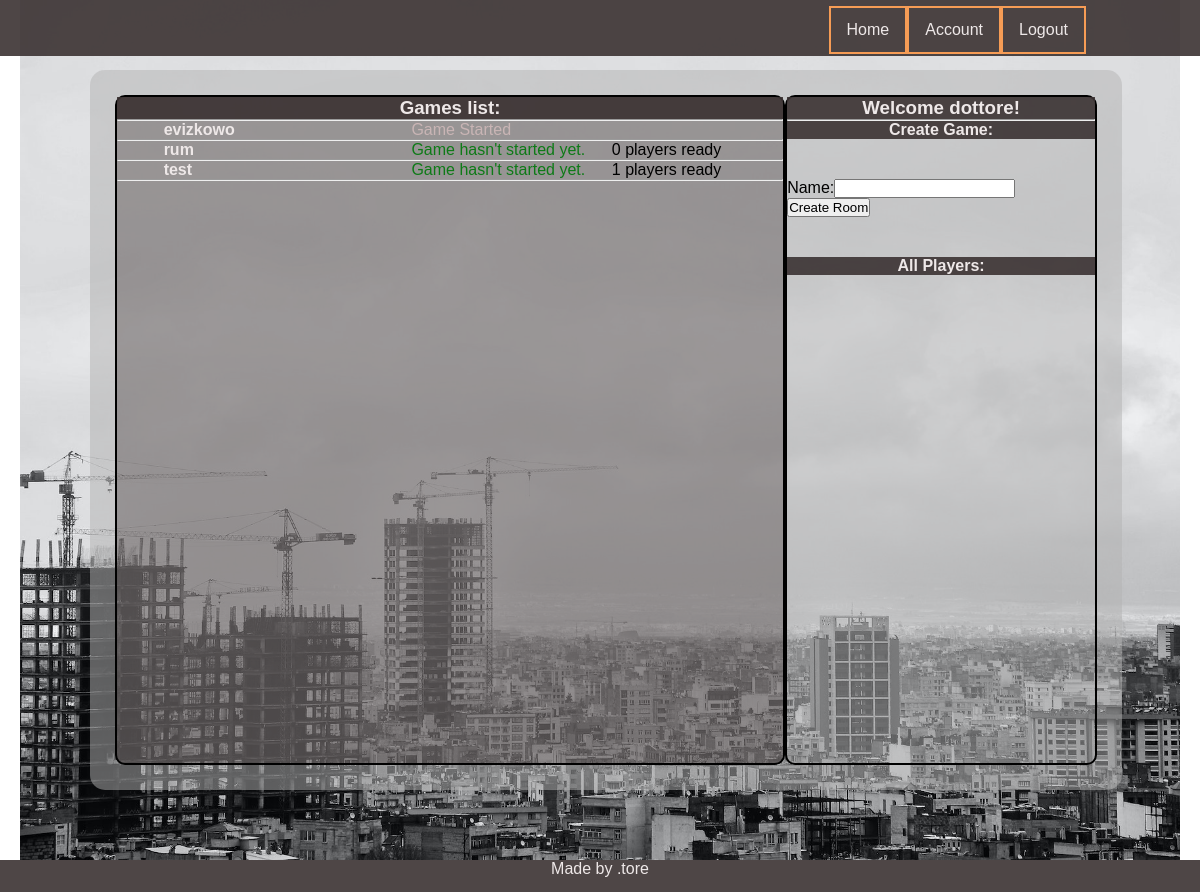
The app's page /player/home/s (signed in) with its own data.
### game/models.py (models this page shows, shortened)
class Game(models.Model):
    name = models.CharField(max_length=150)
    host = models.CharField(max_length=10)
    is_played = models.BooleanField(default=False)
    max_players = models.IntegerField(default=4)
    who_is_ready = models.ManyToManyField(Player, related_name="guys_ready", blank=True)
    who_is_playing = models.ManyToManyField(Player, related_name="guys_playing", blank=True)
    turn = models.IntegerField(default=1)
    turn_of_player = models.ForeignKey(Player, on_delete=models.CASCADE, related_name='czyja_tura', blank=True,
                                       null=True)
    @property
    def how_many_players_ready(self):
        return self.who_is_ready.count()

### player/models.py (models this page shows, shortened)
class Player(models.Model):
    name = models.ForeignKey(User,on_delete=models.CASCADE,related_name='player_name')
    parent= models.CharField(max_length = 10)
    nick = models.CharField(max_length=10 )
    in_game= models.BooleanField(default = False)
    money = models.IntegerField(default=150)
    position = models.IntegerField(default=1)
    tossed_dice= models.BooleanField(default=False)
    description = models.TextField(max_length = 300, null = True)
    def __str__(self):
        return self.nick

### player/views.py (the view)
# urls.py: path('home/s', home, name='home'),
@login_required
def home(request):
    usr = request.user.username
    player = Player.objects.get(parent=usr)
    games = Game.objects.all()
    form = CreateGame
    args = {'usr': usr, 'games': games, 'form' : form,'player':player}
    return render(request,'player/home.html', args)

### templates/player/home.html (shortened to what this page needs)
{% extends 'base.html' %} {% load static %}  {% block css %}
<link rel="stylesheet" href="{% static 'css/home.css' %}" />
{% endblock %} {% block content %}
<section class="lobby">
  <div class="__header">
    <h3>Games list:</h3>
  </div>
  <hr />
  <ul class="games_list">
    {% for g in games %}
    <div class="game_list__container">
      <li class="game_list__game">
        <a class="game_list__room" href="{% url 'detail' g.id %}">
          <strong>{{g.name}}</strong>
        </a>
        {% if g.is_played %}
        <span class="__game_status --gray">Game Started</span>
        {% else %}
        <span class="__game_status --green">Game hasn't started yet.</span>
        {% if g.how_many_players_ready == 4 %}
        <span class="__players_status --red"> Full</span> {% else %}
        <span class="__players_status">
          {{g.how_many_players_ready}} players ready{% endif %}
        </span>
        {% endif %}
      </li>
    </div>
    <hr />
    {% endfor %}
  </ul>
</section>
<section class="user_menu">
  <div class="__header">
    <h1>Welcome {{player}}!</h1>
  </div>
  <hr />
  <div class="__header">
    <h4>Create Game:</h4>
  </div>
  <form class="new_game_form" method="POST" action='{% url "new_room"%}'>
    {% csrf_token %} {{form}}
    <button type="submit" name="create" value="ok">Create Room</button>
  </form>
  <div class="__header">
    <h4>All Players:</h4>
  </div>
</section>
{% endblock %}

### static/css/main.css (style rules this page uses)
* { padding: 0; margin: 0; box-sizing: border-box; }
body { font-family: "Noto Sans JP", sans-serif; }
:root { --main-bg-color: hsla(0, 0%, 70%, 50%); --main-bars-color: rgba(59, 50, 50, 0.9); --main-color-alpha: rgba(39, 26, 26, 0.3); --main-gold-border: #f69c55; --font-color: rgb(238, 232, 232); }

### static/css/home.css (style rules this page uses)
.user_menu, .lobby { border: 2px solid black; border-radius: 10px; }
.lobby { width: 70%; background-color: var(--main-color-alpha); }
.__header { color: var(--font-color); background-color: var(--main-bars-color); text-align: center; }
.games_list { list-style: none; }
.game_list__game { margin-left: 7%; position: relative; }
.game_list__room { text-decoration: none; color: var(--font-color); }
.__game_status, .__players_status { position: absolute; }
.__game_status { left: 40%; }
.__players_status { right: 10%; }
.new_game_form { margin: 40px 0; }
.--green { color: rgb(14, 122, 23); }
.--gray { color: rgb(201, 181, 181); }

### records on screen
Game: name "evizkowo", is_played "Game Started"
Game: name "rum", how_many_players_ready "0"
Game: name "test", how_many_players_ready "1"
Player: nick "dottore"
